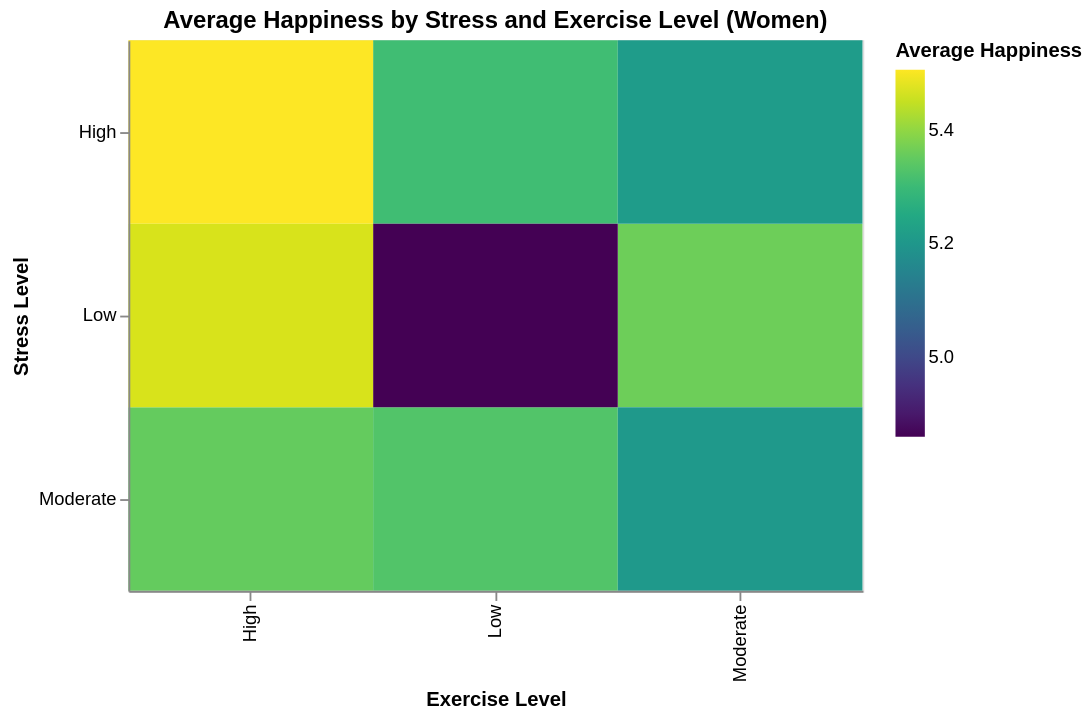

The code cell stored with this chart in its notebook:
### Markdown cell above
The visualizations compare average happiness across stress levels and the distribution of happiness scores across exercise levels for women. The bar chart shows that average happiness is very similar across low, moderate, and high stress levels, with only slight differences in mean values. This suggests that stress level alone does not strongly impact overall happiness, as all groups have nearly identical averages. In contrast, the histograms reveal more variation in happiness when considering exercise levels. While all exercise groups show a wide spread of happiness scores, higher exercise levels tend to include more observations in the upper range of happiness, indicating a potential positive relationship between exercise and well-being. Additionally, the distributions remain relatively consistent across stress levels, suggesting that the effect of exercise on happiness persists regardless of stress. Overall, these visualizations indicate that exercise may play a more influential role in determining happiness than stress level, although the variability within each group suggests that other factors also contribute to individual differences in happiness.

### Code cell
alt.data_transformers.disable_max_rows()

women_data = df[df["Gender"] == "Female"]

heatmap = alt.Chart(women_data).mark_rect().encode(
    x=alt.X("Exercise Level:N", title="Exercise Level"),
    y=alt.Y("Stress Level:N", title="Stress Level"),
    
    color=alt.Color(
        "mean(Happiness Score):Q",
        title="Average Happiness",
        scale=alt.Scale(scheme="viridis")
    ),
    
    tooltip=[
        "Exercise Level",
        "Stress Level",
        alt.Tooltip("mean(Happiness Score):Q", title="Avg Happiness")
    ]
).properties(
    title="Average Happiness by Stress and Exercise Level (Women)",
    width=400,
    height=300
)

heatmap

### Figure 1 — Vega-Lite specification as saved in the notebook (floating-point values rounded to 4 significant figures; data arrays with more than 128 entries replaced by an {"elided": "..."} marker saying what was removed)
{"config": {"view": {"continuousWidth": 300, "continuousHeight": 300}}, "data": {"name": "data-57d13b237b02068d48295fc95255d8a2"}, "mark": {"type": "rect"}, "encoding": {"color": {"aggregate": "mean", "field": "Happiness Score", "scale": {"scheme": "viridis"}, "title": "Average Happiness", "type": "quantitative"}, "tooltip": [{"field": "Exercise Level", "type": "nominal"}, {"field": "Stress Level", "type": "nominal"}, {"aggregate": "mean", "field": "Happiness Score", "title": "Avg Happiness", "type": "quantitative"}], "x": {"field": "Exercise Level", "title": "Exercise Level", "type": "nominal"}, "y": {"field": "Stress Level", "title": "Stress Level", "type": "nominal"}}, "height": 300, "title": "Average Happiness by Stress and Exercise Level (Women)", "width": 400, "$schema": "https://vega.github.io/schema/vega-lite/v6.1.0.json", "datasets": {"data-57d13b237b02068d48295fc95255d8a2": {"elided": "1024 records"}}}
